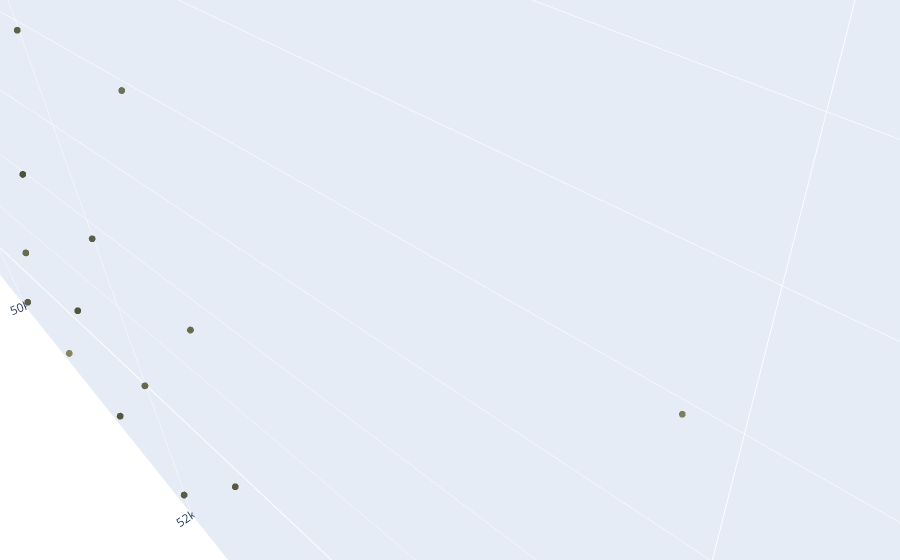

The code cell stored with this chart in its notebook:
### Code cell
show_voxelgrid_plotly(voxel_grid, marker_size=4)
